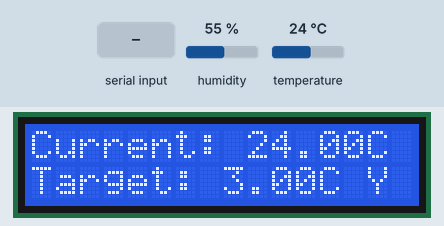
The sketch below on a simulated Arduino Uno, built with avr-gcc and run on an emulated ATmega328P. Parts: 16×2 character LCD. The test bench sets the inputs (shaded band); at power-on: temperature 24 °C, humidity 55 %. What the sketch prints to the serial monitor is not drawn.

Above: at 1.2 s.
1.3 s: temperature set to 2 °C
At 2.6 s:
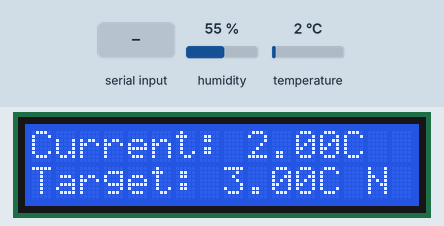
3.5 s: "90,45\n" received over Serial
At 4.9 s:
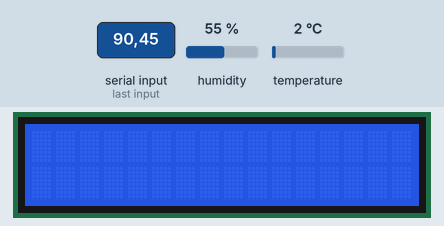
6.6 s: "5\n" received over Serial
At 9.2 s:
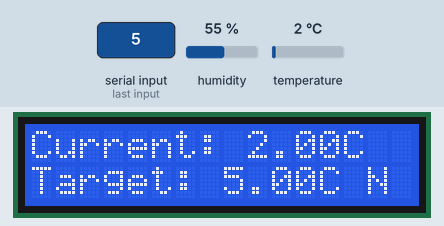
9.6 s: temperature set to 12 °C
At 11.2 s:
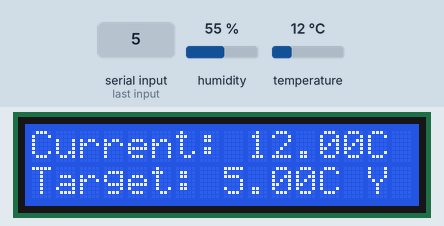
11.6 s: temperature set to 19 °C
At 13.2 s:
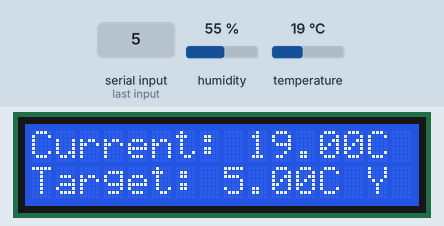
Timing chart, 0 to 14.6 s (numbered marks = the images above; inputs shaded):
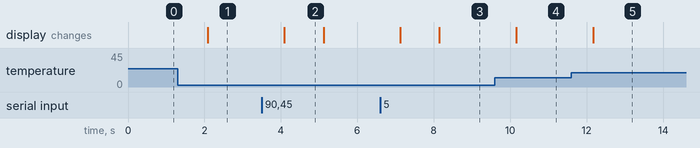

Measured:
- after the input at 1.3 s, the display: changes after 0.79 s (image 1)
- after the input at 3.5 s, the display: changes after 0.59 s (image 2)
- after the input at 6.6 s, the display: first changes after 0.52 s (image 3 shows a later state)
- after the input at 9.6 s, the display: changes after 0.56 s (image 4)
- after the input at 11.6 s, the display: changes after 0.57 s (image 5)
- what the display in image 2 shows lasts 1.0 s, from 4.1 s to 5.1 s

The sketch:

smartFridge.ino
```cpp
/*
   You can find the DHT Library from Arduino official website
   https://playground.arduino.cc/Main/DHTLib
*/
#include <LiquidCrystal.h> // includes the LiquidCrystal Library
#include <dht.h>

#define dataPin 8

boolean prevStatus;  //true for off

float targetTemp;
float offset;

LiquidCrystal lcd(2, 3, 4, 5, 6, 7); // Creates an LCD object. Parameters: (rs, enable, d4, d5, d6, d7)
dht DHT;

int power = 12;     //pin that controls the fridge

void setup() {
  // Initializes the interface to the LCD screen, and specifies the dimensions (width and height) of the display
  lcd.begin(16, 2);

  //pin that controls the fridge
  pinMode(power, OUTPUT);

  prevStatus = false; //true for off

  // opens serial port, sets data rate to 9600 bps
  Serial.begin(9600);

  //temp
  targetTemp = 3.0;
  offset = 0.5;
}

void loop() {
  lcd.clear(); //clear the display
  int readData = DHT.read22(dataPin);
  float t = DHT.temperature;
  float h = DHT.humidity;

  Serial.print("Current target: ");
  Serial.println(targetTemp);

  //get input (if we have any)
  if (Serial.available() > 0) {
    // read the incoming string:
    String incomingString = Serial.readString();

    // prints the received data
    Serial.print("I received: ");
    Serial.println(incomingString);

    //convert to float
    targetTemp =  incomingString.toFloat();
    Serial.print("I converted that to: ");
    Serial.println(targetTemp);
  }

  lcd.setCursor(0, 0); // Sets the location at which subsequent text written to the LCD will be displayed
  lcd.print("Current: ");
  lcd.print(t); // Prints the temperature value from the sensor
  Serial.println("The temperature is: ");
  lcd.print("C");
  lcd.setCursor(0, 1);
  lcd.print("Target: ");
  lcd.print(targetTemp); // Prints the target temperature
  lcd.print("C ");
  Serial.print("Fridge is: ");

  //turn off
  if (t < targetTemp - offset) {
    digitalWrite(power, HIGH);
    prevStatus = true;
    lcd.print("N");
    Serial.println("OFF");
  } //turn on
  else if (t > targetTemp + offset) {
    digitalWrite(power, LOW);
    prevStatus = false;
    lcd.print("Y");
    Serial.println("ON");
  } else {
    //continue what you were doing
    if (prevStatus) {
      digitalWrite(power, HIGH);
      prevStatus = true;
      lcd.print("Y");
      Serial.println("OFF");
    } else {
      digitalWrite(power, LOW);
      prevStatus = false;
      lcd.print("Y");
      Serial.println("ON");
    }
  }

  delay(2000);
}
```
